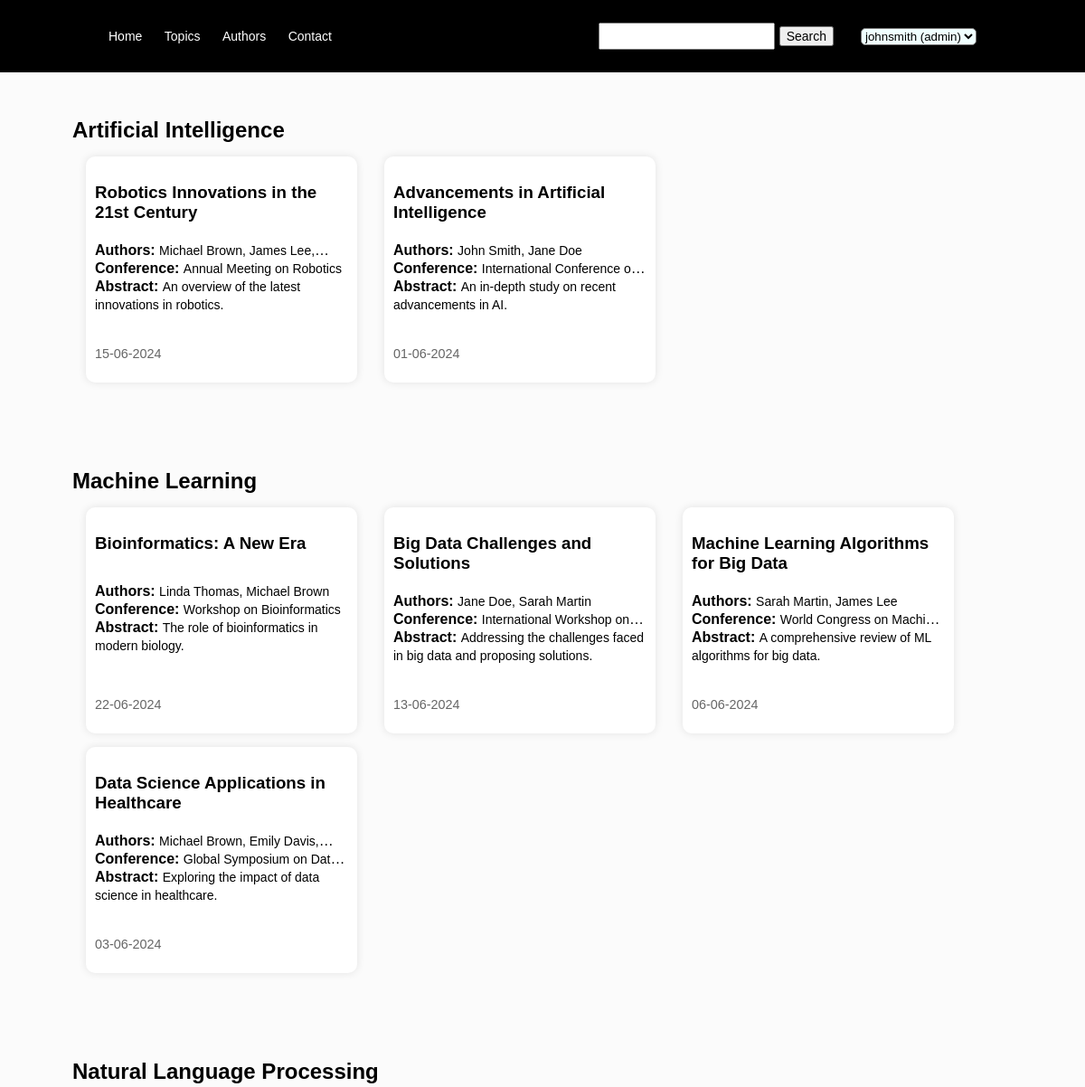
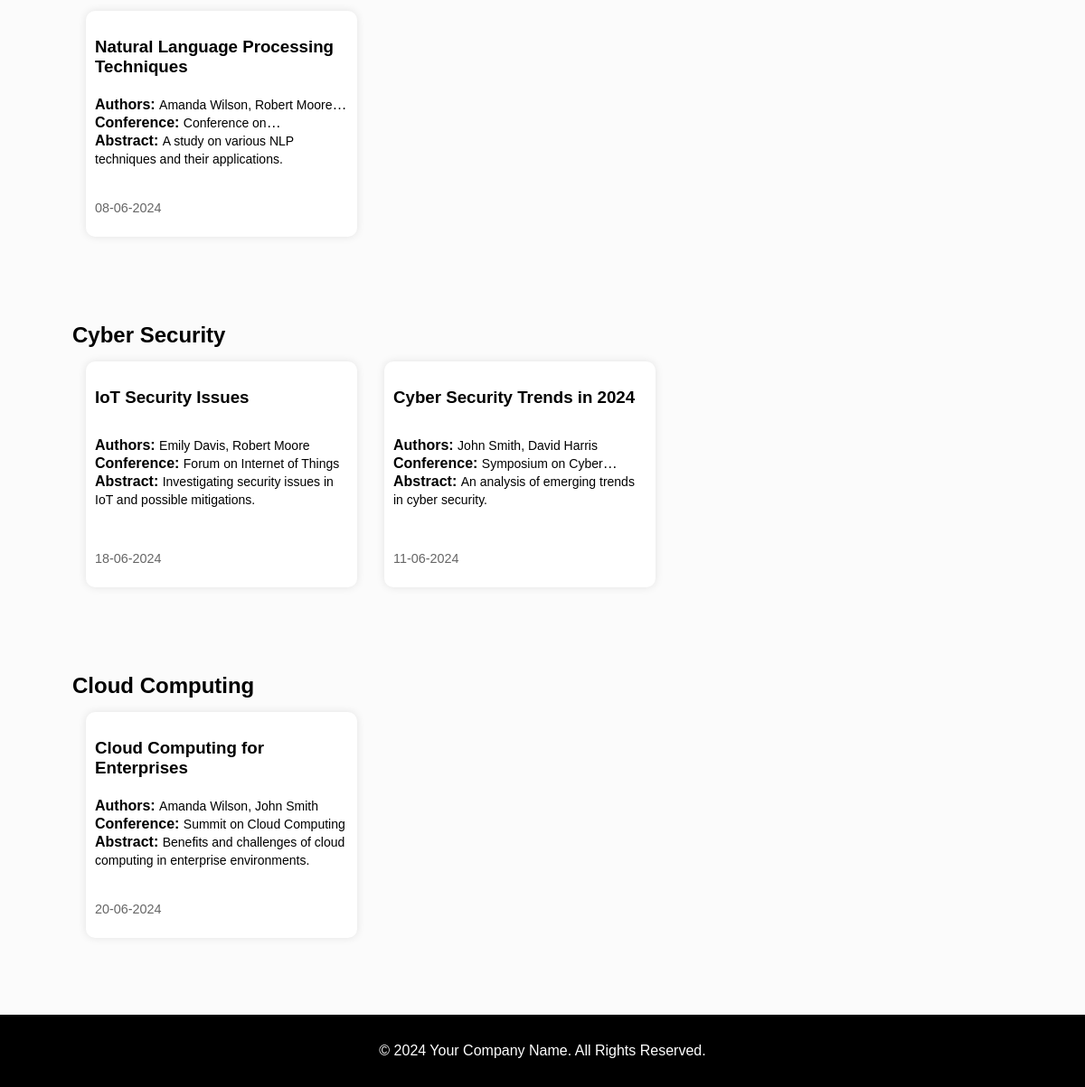
The page / (signed in) on the database its author committed (2 pictures, top to bottom).
### tables this page shows
CREATE TABLE TOPICS (
    topic_id INT AUTO_INCREMENT PRIMARY KEY,
    topic_name VARCHAR(255) NOT NULL
);

CREATE TABLE PAPERS (
    paper_id INT AUTO_INCREMENT PRIMARY KEY,
    title VARCHAR(255) NOT NULL,
    author_string_list VARCHAR(255) NOT NULL,
    abstract VARCHAR(1000) NOT NULL,
    conference_id INT NOT NULL,
    topic_id INT NOT NULL,
    user_id INT NOT NULL
);

CREATE TABLE CONFERENCES (
    conference_id INT AUTO_INCREMENT PRIMARY KEY,
    name VARCHAR(255) NOT NULL,
    abbreviation VARCHAR(10) NOT NULL,
    rank VARCHAR(1) NOT NULL,
    start_date DATE NOT NULL,
    end_date DATE NOT NULL,
    type VARCHAR(50) NOT NULL
);

### model/home_model.php (called while the page is built, shortened)
<?php
class ManagePapers
{
    public function __construct($topic, $topic_id)
    {
        $this->topic_id = $topic_id;
        $this->topic = $topic;
    }
}
?>
<?php
class HomeModel
{
    public static function listAll()
    {
        $mysqli = connect();
        $dstpp = array();
        $mysqli->query("SET NAMES utf8");
        $query_topic = "SELECT T.topic_id, topic_name from Papers P JOIN TOPICS T ON P.conference_id = T.topic_id GROUP BY topic_name, T.topic_id ORDER BY T.topic_id ASC";
        $result_topic = $mysqli->query($query_topic);
        if ($result_topic) {
            foreach ($result_topic as $row) {
                $dstpp[] = new ManagePapers($row["topic_name"], $row["topic_id"]);
            }
        }
        foreach ($dstpp as $row) {
            $query = "SELECT * FROM PAPERS P JOIN PARTICIPATION PT ON P.paper_id = PT.paper_id AND P.user_id = PT.author_id JOIN CONFERENCES C ON C.conference_id = P.conference_id WHERE p.topic_id = {$row->topic_id} ORDER BY PT.date_added DESC";
            $result = $mysqli->query($query);
            if ($result) {
                foreach ($result as $rowPaper) {
                    $dateTime = $rowPaper["date_added"];
                    $date = new DateTime($dateTime);
                    $paper = new PaperItem($rowPaper["title"], $rowPaper["author_string_list"], $rowPaper["abstract"], $date->format('d-m-Y'), $rowPaper["name"], $rowPaper['abbreviation'], $rowPaper["paper_id"],);
                }
            }
        }
        return $dstpp;
    }
}
?>

### controller/home_controller.php (called while the page is built, shortened)
<?php
    class HomeController{
        public function index(){
            $data = HomeModel::listAll();
            require_once"view/template/template.php";
    }
}
?>

### model/search_model.php (called while the page is built, shortened)
<?php
class PaperItem
{
    public function __construct( $title, $listAuthor, $abstract, $dateAdded, $conference, $abbreviation, $paperId)
    {
        $this->title = $title;
        $this->listAuthor = $listAuthor;
        $this->abstract = $abstract;
        $this->dateAdded = $dateAdded;
        $this->conference = $conference;
        $this->paperId = $paperId;
    }
}
?>

### view/home.php (the view, shortened to what this page needs)
<?php foreach ($data as $topic): ?>
    <div class="topic">
        <h2><?php echo $topic->topic ?> </h2>
        <div class="items">
            <?php foreach ($topic->papers as $paper): ?>
                <a href="index.php?action=detail-item&paper-id=<?php echo $paper->paperId?>" class="item-link">
                    <div class="item">
                        <h3><?php echo $paper->title; ?></h3>
                        <div class="space-content">
                            <div class="space-content-author-name">
                                <p><span class="solid">Authors: </span><span class="detail-content"><?php echo $paper->listAuthor; ?></span></p>
                            </div>
                            <div class="space-content-conference-name">
                                <p><span class="solid">Conference: </span><span class="detail-content"><?php echo $paper->conference; ?></span></p>
                            </div>
                            <div class="space-content-abstract">
                                <p><span class="solid">Abstract: </span><span class="detail-content"><?php echo $paper->abstract; ?></span></p>
                            </div>
                        </div>
                        <p class="date"><?php echo $paper->dateAdded ?></p>
                    </div>
                </a>
            <?php endforeach; ?>
        </div>
    </div>
<?php endforeach; ?>

### view/css/template.css (style rules this page uses)
* { box-sizing: border-box; }
a { text-decoration: none; color: inherit; }
html, body { background-color: rgb(251, 251, 251); font-family: Arial, Helvetica, sans-serif; margin: 0; padding: 0; width: 100%; height: 100%; }
.solid { font-weight: bolder; }

### view/css/home.css (style rules this page uses)
.topic h2 { align-items: start; margin-top: 30px; margin-bottom: 15px; }
.items { list-style: none; display: flex; flex-wrap: wrap; }
.items .item { background-color: white; box-shadow: 0 0 10px rgba(0, 0, 0, 0.1); transition: background-color 0.3s; height: 250px; width: 300px; margin: 0 15px 15px 15px; padding: 10px; border-radius: 10px; display: flex; flex-direction: column; justify-content: space-between; }
.space-content-abstract { display: -webkit-box; -webkit-line-clamp: 3; -webkit-box-orient: vertical; overflow: hidden; text-overflow: ellipsis; }
.space-content-conference-name { display: -webkit-box; -webkit-line-clamp: 1; -webkit-box-orient: vertical; overflow: hidden; text-overflow: ellipsis; }
.space-content-author-name { display: -webkit-box; -webkit-line-clamp: 1; -webkit-box-orient: vertical; overflow: hidden; text-overflow: ellipsis; }
.space-content { line-height: 20px; }
.space-content p { margin: 0; }
.detail-content { font-size: 14px; }
.item h3 { margin-bottom:0; padding-bottom: 0; }
.date { font-size: 0.9em; color: hsl(0, 0%, 40%); padding: 0; }

### rows shown on the page
topics: topic_name "Artificial Intelligence"
papers: title "Robotics Innovations in the 21st Century", author_string_list "Michael Brown, James…", conference.name "Annual Meeting on Robotics", abstract "An overview of the latest innovations in robotics.", dateAdded "15-06-2024"
papers: title "Advancements in Artificial Intelligence", author_string_list "John Smith, Jane Doe", conference.name "International Conference…", abstract "An in-depth study on recent advancements in AI.", dateAdded "01-06-2024"
topics: topic_name "Machine Learning"
papers: title "Bioinformatics: A New Era", author_string_list "Linda Thomas, Michael Brown", conference.name "Workshop on Bioinformatics", abstract "The role of bioinformatics in modern biology.", dateAdded "22-06-2024"
papers: title "Big Data Challenges and Solutions", author_string_list "Jane Doe, Sarah Martin", conference.name "International Workshop…", abstract "Addressing the challenges faced in big data and proposing solutions.", dateAdded "13-06-2024"
papers: title "Machine Learning Algorithms for Big Data", author_string_list "Sarah Martin, James Lee", conference.name "World Congress on…", abstract "A comprehensive review of ML algorithms for big data.", dateAdded "06-06-2024"
papers: title "Data Science Applications in Healthcare", author_string_list "Michael Brown, Emily…", conference.name "Global Symposium on…", abstract "Exploring the impact of data science in healthcare.", dateAdded "03-06-2024"
topics: topic_name "Natural Language Processing"
papers: title "Natural Language Processing Techniques", author_string_list "Amanda Wilson, Robert…", conference.name "Conference…", abstract "A study on various NLP techniques and their applications.", dateAdded "08-06-2024"
topics: topic_name "Cyber Security"
papers: title "IoT Security Issues", author_string_list "Emily Davis, Robert Moore", conference.name "Forum on Internet of Things", abstract "Investigating security issues in IoT and possible mitigations.", dateAdded "18-06-2024"
papers: title "Cyber Security Trends in 2024", author_string_list "John Smith, David Harris", conference.name "Symposium on…", abstract "An analysis of emerging trends in cyber security.", dateAdded "11-06-2024"
topics: topic_name "Cloud Computing"
papers: title "Cloud Computing for Enterprises", author_string_list "Amanda Wilson, John Smith", conference.name "Summit on Cloud Computing", abstract "Benefits and challenges of cloud computing in enterprise environments.", dateAdded "20-06-2024"

### other values the page prints
form field value "johnsmith (admin)"
